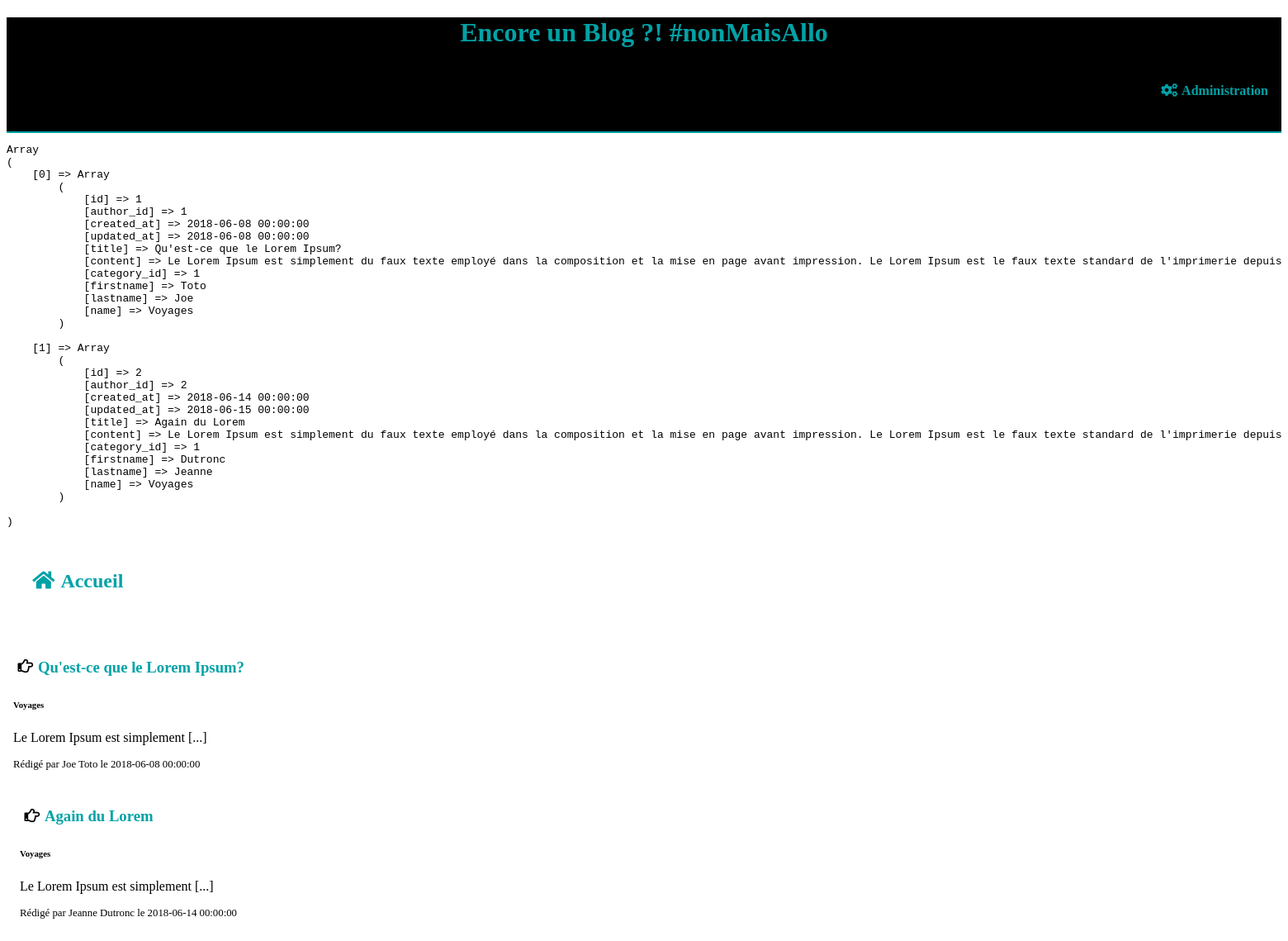
The page / on the database its author committed.
### tables this page shows
CREATE TABLE `article` (
  `id` int(11) NOT NULL,
  `author_id` int(11) NOT NULL,
  `created_at` datetime NOT NULL,
  `updated_at` datetime NOT NULL,
  `title` varchar(255) NOT NULL,
  `content` text NOT NULL,
  `category_id` int(11) NOT NULL
);

CREATE TABLE `category` (
  `id` int(11) NOT NULL,
  `name` varchar(255) NOT NULL
);

CREATE TABLE `author` (
  `id` int(11) NOT NULL,
  `firstname` varchar(300) NOT NULL,
  `lastname` varchar(300) NOT NULL
);

### public/index.php (called while the page is built, shortened)
<?php
$listArticles = getArticlesList();
include "../views/home.phtml";
include "../views/footer.phtml";

### views/home.phtml (the view)
<h2><i class="fas fa-home"></i>Accueil</h2>
<div class="listArticles">
	<?php
	foreach($listArticles AS $article):?>
		<article>
			<h3><i class="far fa-hand-point-right"></i><a href="article.php?articleId=<?=$article['id']?>"><?=$article['title']?></a></h3>
			<h6><?=$article['name']?></h6>
			<?php
				$article['contentCut'] = substr($article['content'], 0, 30);
			?>
			<p><?= $article['contentCut']?>[...]</p>
			<p class="author">Rédigé par <?=$article['lastname']?> <?=$article['firstname']?> le <?=$article['created_at']?></p>
	<?php endforeach ?>
</div>

### public/main.css (style rules this page uses)
html { box-sizing: border-box; }
a { text-decoration: none; color : #01a2a6; }
h2 { color : #01a2a6; padding : 1em; }
i { padding : 0.3em; }
article { padding : 0.5em; }
.author { font-size : 0.8em; }

### rows shown on the page
article: title "Qu'est-ce que le Lorem Ipsum?", category.name "Voyages", contentCut "Le Lorem Ipsum est simplement", author.lastname "Joe", author.firstname "Toto", created_at "2018-06-08 00:00:00"
article: title "Again du Lorem", category.name "Voyages", contentCut "Le Lorem Ipsum est simplement", author.lastname "Jeanne", author.firstname "Dutronc", created_at "2018-06-14 00:00:00"
